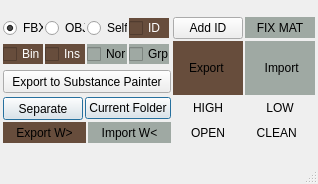
<?xml version="1.0" encoding="UTF-8"?>
<ui version="4.0">
 <class>MainWindowExporter</class>
 <widget class="QMainWindow" name="MainWindowExporter">
  <property name="geometry">
   <rect>
    <x>0</x>
    <y>0</y>
    <width>317</width>
    <height>184</height>
   </rect>
  </property>
  <property name="windowTitle">
   <string>Exporter</string>
  </property>
  <widget class="QWidget" name="centralwidget">
   <layout class="QGridLayout" name="gridLayout_2">
    <property name="leftMargin">
     <number>3</number>
    </property>
    <property name="topMargin">
     <number>3</number>
    </property>
    <property name="rightMargin">
     <number>3</number>
    </property>
    <property name="bottomMargin">
     <number>3</number>
    </property>
    <property name="spacing">
     <number>2</number>
    </property>
    <item row="0" column="0">
     <layout class="QGridLayout" name="gridLayout">
      <property name="spacing">
       <number>2</number>
      </property>
      <item row="0" column="2">
       <layout class="QHBoxLayout" name="horizontalLayout_5">
        <property name="spacing">
         <number>2</number>
        </property>
        <item>
         <widget class="QPushButton" name="btnFixMaterial">
          <property name="minimumSize">
           <size>
            <width>0</width>
            <height>21</height>
           </size>
          </property>
          <property name="maximumSize">
           <size>
            <width>16777215</width>
            <height>16777215</height>
           </size>
          </property>
          <property name="styleSheet">
           <string notr="true">QPushButton { 
	background-color: rgb(159, 169, 163);
	border: 1px;
}
</string>
          </property>
          <property name="text">
           <string>FIX MAT</string>
          </property>
         </widget>
        </item>
       </layout>
      </item>
      <item row="1" column="0">
       <layout class="QHBoxLayout" name="horizontalLayout">
        <property name="spacing">
         <number>2</number>
        </property>
        <item>
         <widget class="QCheckBox" name="cbBinary">
          <property name="maximumSize">
           <size>
            <width>40</width>
            <height>16777215</height>
           </size>
          </property>
          <property name="styleSheet">
           <string notr="true">background-color: rgb(103, 77, 60);
color: rgb(255, 255, 255);</string>
          </property>
          <property name="text">
           <string>Bin</string>
          </property>
         </widget>
        </item>
        <item>
         <widget class="QCheckBox" name="cbKeepInstance">
          <property name="maximumSize">
           <size>
            <width>40</width>
            <height>16777215</height>
           </size>
          </property>
          <property name="toolTip">
           <string>&lt;html&gt;&lt;head/&gt;&lt;body&gt;&lt;p&gt;&lt;span style=&quot; font-size:10pt;&quot;&gt;Nếu tick chọn sẽ giữ Instance khi export file&lt;/span&gt;&lt;/p&gt;&lt;/body&gt;&lt;/html&gt;</string>
          </property>
          <property name="styleSheet">
           <string notr="true">background-color: rgb(103, 77, 60);
color: rgb(255, 255, 255);</string>
          </property>
          <property name="text">
           <string>Ins</string>
          </property>
         </widget>
        </item>
        <item>
         <widget class="QCheckBox" name="cbKeepVertexNormal">
          <property name="maximumSize">
           <size>
            <width>40</width>
            <height>16777215</height>
           </size>
          </property>
          <property name="toolTip">
           <string>&lt;html&gt;&lt;head/&gt;&lt;body&gt;&lt;p&gt;&lt;span style=&quot; font-size:10pt;&quot;&gt;Nếu tick chọn sẽ Lock Normal khi Import(Chỉ có tác dụng khi Import)&lt;br/&gt;&lt;/span&gt;&lt;/p&gt;&lt;/body&gt;&lt;/html&gt;</string>
          </property>
          <property name="styleSheet">
           <string notr="true">background-color: rgb(159, 169, 163);
color: rgb(0, 0, 0);</string>
          </property>
          <property name="text">
           <string>Nor</string>
          </property>
         </widget>
        </item>
        <item>
         <widget class="QCheckBox" name="cbKeepGroup">
          <property name="maximumSize">
           <size>
            <width>40</width>
            <height>16777215</height>
           </size>
          </property>
          <property name="toolTip">
           <string>&lt;html&gt;&lt;head/&gt;&lt;body&gt;&lt;p&gt;&lt;span style=&quot; font-size:10pt;&quot;&gt;Nếu tick chọn Sẽ tạo group khi import file vào scene với tên &amp;quot;ZZZ_imported_group&amp;quot;&lt;/span&gt;&lt;/p&gt;&lt;/body&gt;&lt;/html&gt;</string>
          </property>
          <property name="styleSheet">
           <string notr="true">background-color: rgb(159, 169, 163);
color: rgb(0, 0, 0);</string>
          </property>
          <property name="text">
           <string>Grp</string>
          </property>
          <property name="tristate">
           <bool>false</bool>
          </property>
         </widget>
        </item>
       </layout>
      </item>
      <item row="1" column="1" rowspan="2" colspan="2">
       <layout class="QHBoxLayout" name="horizontalLayout_8">
        <property name="spacing">
         <number>2</number>
        </property>
        <item>
         <widget class="QPushButton" name="btnExport">
          <property name="minimumSize">
           <size>
            <width>0</width>
            <height>54</height>
           </size>
          </property>
          <property name="maximumSize">
           <size>
            <width>70</width>
            <height>16777215</height>
           </size>
          </property>
          <property name="toolTip">
           <string>&lt;html&gt;&lt;head/&gt;&lt;body&gt;&lt;p&gt;&lt;span style=&quot; font-size:10pt;&quot;&gt;Export Standard&lt;/span&gt;&lt;/p&gt;&lt;/body&gt;&lt;/html&gt;</string>
          </property>
          <property name="styleSheet">
           <string notr="true">QPushButton { 
	
	
	
	background-color: rgb(103, 77, 60);
	border: 1px;
}
</string>
          </property>
          <property name="text">
           <string>Export </string>
          </property>
          <property name="checkable">
           <bool>false</bool>
          </property>
          <property name="default">
           <bool>true</bool>
          </property>
         </widget>
        </item>
        <item>
         <widget class="QPushButton" name="btnImport">
          <property name="minimumSize">
           <size>
            <width>0</width>
            <height>54</height>
           </size>
          </property>
          <property name="maximumSize">
           <size>
            <width>70</width>
            <height>16777215</height>
           </size>
          </property>
          <property name="toolTip">
           <string>&lt;html&gt;&lt;head/&gt;&lt;body&gt;&lt;p&gt;&lt;span style=&quot; font-size:10pt;&quot;&gt;Import Standard&lt;/span&gt;&lt;/p&gt;&lt;/body&gt;&lt;/html&gt;</string>
          </property>
          <property name="styleSheet">
           <string notr="true">QPushButton { 
	background-color: rgb(159, 169, 163);
	border: 1px;
}
</string>
          </property>
          <property name="text">
           <string> Import</string>
          </property>
          <property name="autoDefault">
           <bool>false</bool>
          </property>
          <property name="default">
           <bool>true</bool>
          </property>
         </widget>
        </item>
       </layout>
      </item>
      <item row="2" column="0">
       <layout class="QHBoxLayout" name="horizontalLayout_4">
        <property name="spacing">
         <number>2</number>
        </property>
        <item>
         <widget class="QPushButton" name="btnExportSP">
          <property name="minimumSize">
           <size>
            <width>0</width>
            <height>23</height>
           </size>
          </property>
          <property name="maximumSize">
           <size>
            <width>16777215</width>
            <height>23</height>
           </size>
          </property>
          <property name="text">
           <string>Export to Substance Painter</string>
          </property>
         </widget>
        </item>
       </layout>
      </item>
      <item row="3" column="0">
       <layout class="QHBoxLayout" name="horizontalLayout_3">
        <property name="spacing">
         <number>2</number>
        </property>
        <item>
         <widget class="QPushButton" name="btnExportSeparatePart">
          <property name="minimumSize">
           <size>
            <width>0</width>
            <height>23</height>
           </size>
          </property>
          <property name="maximumSize">
           <size>
            <width>16777215</width>
            <height>23</height>
           </size>
          </property>
          <property name="text">
           <string>Separate</string>
          </property>
          <property name="default">
           <bool>true</bool>
          </property>
         </widget>
        </item>
        <item>
         <widget class="QPushButton" name="pushButton">
          <property name="text">
           <string>Current Folder</string>
          </property>
          <property name="default">
           <bool>true</bool>
          </property>
          <property name="flat">
           <bool>false</bool>
          </property>
         </widget>
        </item>
       </layout>
      </item>
      <item row="3" column="1" colspan="2">
       <layout class="QHBoxLayout" name="horizontalLayout_6">
        <property name="spacing">
         <number>2</number>
        </property>
        <item>
         <widget class="QPushButton" name="btnExportHigh">
          <property name="minimumSize">
           <size>
            <width>70</width>
            <height>0</height>
           </size>
          </property>
          <property name="maximumSize">
           <size>
            <width>70</width>
            <height>16777215</height>
           </size>
          </property>
          <property name="text">
           <string>HIGH</string>
          </property>
          <property name="default">
           <bool>true</bool>
          </property>
          <property name="flat">
           <bool>true</bool>
          </property>
         </widget>
        </item>
        <item>
         <widget class="QPushButton" name="btnExportLow">
          <property name="minimumSize">
           <size>
            <width>70</width>
            <height>0</height>
           </size>
          </property>
          <property name="maximumSize">
           <size>
            <width>70</width>
            <height>16777215</height>
           </size>
          </property>
          <property name="text">
           <string>LOW</string>
          </property>
          <property name="default">
           <bool>true</bool>
          </property>
          <property name="flat">
           <bool>true</bool>
          </property>
         </widget>
        </item>
       </layout>
      </item>
      <item row="4" column="0">
       <layout class="QHBoxLayout" name="horizontalLayout_2">
        <property name="spacing">
         <number>2</number>
        </property>
        <item>
         <widget class="QPushButton" name="btnExportWorking">
          <property name="minimumSize">
           <size>
            <width>0</width>
            <height>21</height>
           </size>
          </property>
          <property name="font">
           <font>
            <weight>50</weight>
            <italic>false</italic>
            <bold>false</bold>
            <underline>false</underline>
            <strikeout>false</strikeout>
           </font>
          </property>
          <property name="toolTip">
           <string>&lt;html&gt;&lt;head/&gt;&lt;body&gt;&lt;p&gt;&lt;span style=&quot; font-size:10pt;&quot;&gt;Export Working File&lt;/span&gt;&lt;/p&gt;&lt;/body&gt;&lt;/html&gt;</string>
          </property>
          <property name="autoFillBackground">
           <bool>false</bool>
          </property>
          <property name="styleSheet">
           <string notr="true">QPushButton { 
	background-color: rgb(103, 77, 60);
	border: 1px;
}
</string>
          </property>
          <property name="text">
           <string>Export W&gt;</string>
          </property>
          <property name="default">
           <bool>true</bool>
          </property>
         </widget>
        </item>
        <item>
         <widget class="QPushButton" name="btnImportWorking">
          <property name="minimumSize">
           <size>
            <width>0</width>
            <height>21</height>
           </size>
          </property>
          <property name="toolTip">
           <string>&lt;html&gt;&lt;head/&gt;&lt;body&gt;&lt;p&gt;&lt;span style=&quot; font-size:10pt;&quot;&gt;Import Working File&lt;/span&gt;&lt;/p&gt;&lt;/body&gt;&lt;/html&gt;</string>
          </property>
          <property name="styleSheet">
           <string notr="true">QPushButton { 
	background-color: rgb(159, 169, 163);
	border: 1px;
}
</string>
          </property>
          <property name="text">
           <string>Import W&lt;</string>
          </property>
          <property name="default">
           <bool>true</bool>
          </property>
         </widget>
        </item>
       </layout>
      </item>
      <item row="4" column="1" colspan="2">
       <layout class="QHBoxLayout" name="horizontalLayout_7">
        <property name="spacing">
         <number>2</number>
        </property>
        <item>
         <widget class="QPushButton" name="btnOpenFolder">
          <property name="minimumSize">
           <size>
            <width>70</width>
            <height>0</height>
           </size>
          </property>
          <property name="maximumSize">
           <size>
            <width>70</width>
            <height>16777215</height>
           </size>
          </property>
          <property name="text">
           <string>OPEN</string>
          </property>
          <property name="default">
           <bool>true</bool>
          </property>
          <property name="flat">
           <bool>true</bool>
          </property>
         </widget>
        </item>
        <item>
         <widget class="QPushButton" name="btnDeleteFolder">
          <property name="minimumSize">
           <size>
            <width>70</width>
            <height>0</height>
           </size>
          </property>
          <property name="maximumSize">
           <size>
            <width>70</width>
            <height>16777215</height>
           </size>
          </property>
          <property name="text">
           <string>CLEAN  </string>
          </property>
          <property name="default">
           <bool>true</bool>
          </property>
          <property name="flat">
           <bool>true</bool>
          </property>
         </widget>
        </item>
       </layout>
      </item>
      <item row="0" column="0">
       <layout class="QHBoxLayout" name="horizontalLayout_9">
        <property name="spacing">
         <number>2</number>
        </property>
        <item>
         <widget class="QRadioButton" name="rbFBX">
          <property name="maximumSize">
           <size>
            <width>40</width>
            <height>16777215</height>
           </size>
          </property>
          <property name="toolTip">
           <string>&lt;html&gt;&lt;head/&gt;&lt;body&gt;&lt;p&gt;&lt;span style=&quot; font-size:10pt;&quot;&gt;Export ra file định dạng .FBX&lt;/span&gt;&lt;/p&gt;&lt;/body&gt;&lt;/html&gt;</string>
          </property>
          <property name="text">
           <string>FBX</string>
          </property>
          <property name="checked">
           <bool>true</bool>
          </property>
         </widget>
        </item>
        <item>
         <widget class="QRadioButton" name="rbObj">
          <property name="maximumSize">
           <size>
            <width>40</width>
            <height>16777215</height>
           </size>
          </property>
          <property name="toolTip">
           <string>&lt;html&gt;&lt;head/&gt;&lt;body&gt;&lt;p&gt;&lt;span style=&quot; font-size:10pt;&quot;&gt;Export ra file định dạng .OBJ&lt;/span&gt;&lt;/p&gt;&lt;/body&gt;&lt;/html&gt;</string>
          </property>
          <property name="text">
           <string>OBJ</string>
          </property>
         </widget>
        </item>
        <item>
         <widget class="QRadioButton" name="rbSelf">
          <property name="maximumSize">
           <size>
            <width>40</width>
            <height>16777215</height>
           </size>
          </property>
          <property name="toolTip">
           <string>&lt;html&gt;&lt;head/&gt;&lt;body&gt;&lt;p&gt;&lt;span style=&quot; font-size:10pt;&quot;&gt;Export ra file định dạng theo Software đang sử dụng&lt;/span&gt;&lt;/p&gt;&lt;/body&gt;&lt;/html&gt;</string>
          </property>
          <property name="text">
           <string>Self</string>
          </property>
         </widget>
        </item>
        <item>
         <widget class="QCheckBox" name="cbKeepID">
          <property name="enabled">
           <bool>true</bool>
          </property>
          <property name="maximumSize">
           <size>
            <width>40</width>
            <height>16777215</height>
           </size>
          </property>
          <property name="toolTip">
           <string>&lt;html&gt;&lt;head/&gt;&lt;body&gt;&lt;p&gt;&lt;span style=&quot; font-size:10pt;&quot;&gt;Nếu tick chọn sẽ thêm suffix ID* vào tên Material khi Export(Chỉ dùng cho Multisub Material trong 3dsmax)&lt;/span&gt;&lt;/p&gt;&lt;/body&gt;&lt;/html&gt;</string>
          </property>
          <property name="styleSheet">
           <string notr="true">background-color: rgb(103, 77, 60);
color: rgb(255, 255, 255);</string>
          </property>
          <property name="text">
           <string>ID</string>
          </property>
         </widget>
        </item>
       </layout>
      </item>
      <item row="0" column="1">
       <widget class="QPushButton" name="btnAddID">
        <property name="minimumSize">
         <size>
          <width>70</width>
          <height>0</height>
         </size>
        </property>
        <property name="maximumSize">
         <size>
          <width>70</width>
          <height>16777215</height>
         </size>
        </property>
        <property name="text">
         <string>Add ID</string>
        </property>
       </widget>
      </item>
     </layout>
    </item>
   </layout>
  </widget>
  <widget class="QMenuBar" name="menubar">
   <property name="geometry">
    <rect>
     <x>0</x>
     <y>0</y>
     <width>317</width>
     <height>21</height>
    </rect>
   </property>
  </widget>
  <widget class="QStatusBar" name="statusbar"/>
 </widget>
 <resources/>
 <connections/>
</ui>
